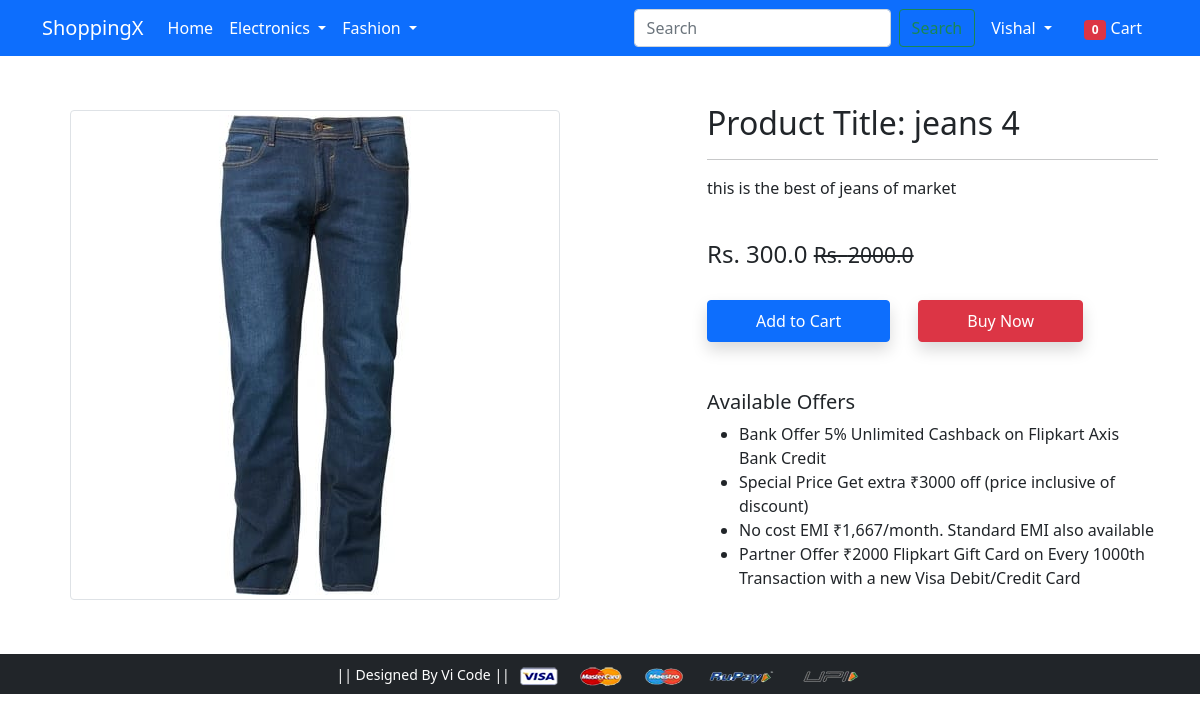
The app's page /product-detail/47 (signed in) with its own data.
### app/models.py (models this page shows, shortened)
class Product(models.Model):
    title = models.CharField(max_length=100)
    selling_price = models.FloatField()
    discounted_price = models.FloatField()
    description = models.TextField()
    brand = models.CharField(max_length=100)
    category = models.CharField(choices=CATEGORY_CHOICES, max_length=2)
    product_image = models.ImageField(upload_to='productimg')

### app/views.py (the view)
# urls.py: path('product-detail/<int:pk>', views.ProductDetailView.as_view(), name='product-detail'),
@method_decorator(login_required, name='dispatch')
class ProductDetailView(View):
    def get(self, request, pk):
        product = get_object_or_404(Product, pk=pk)
        item_already_in_cart = False
        totalitem = 0  # Ensure totalitem is initialized
        if request.user.is_authenticated:
            totalitem = Cart.objects.filter(user=request.user).count()
            item_already_in_cart = Cart.objects.filter(Q(product=product) & Q(user=request.user)).exists()
        return render(request, 'app/productdetail.html', {
            'product': product,
            'item_already_in_cart': item_already_in_cart,
            'totalitem': totalitem
        })

### app/templates/app/productdetail.html (shortened to what this page needs)
{% extends 'app/base.html' %}
{% load static %}
{% block main-content %}
<div class="container my-5">
 <div class="row">
  <div class="col-sm-6 text-center align-self-center">
   <img src="{{product.product_image.url}}" alt="" class="img-fluid img-thumbnail">
  </div>
  <div class="col-sm-5 offset-sm-1">
   <h2>Product Title: {{product.title}}</h2>
   <hr>
   <p>{{product.description}}</p> <br>
   <h4>Rs. {{product.discounted_price}} <small class="fw-light text-decoration-line-through">Rs. {{product.selling_price}}</small></h4> <br>
   {% if item_already_in_cart %}
   <a href="{% url 'showcart' %}" class="btn btn-warning shadow px-5 py-2 ms-4">Go to Cart</a>
   {% else %}
   <form action="/add-to-cart" class="d-inline">
    <button type="submit" class="btn btn-primary shadow px-5 py-2">Add to Cart</button>
   </form>
   {% endif %}
   <a href="{% url 'checkout' %}" class="btn btn-danger shadow px-5 py-2 ms-4">Buy Now</a>
   <h5 class="mt-5">Available Offers</h5>
   <ul>
    <li>Bank Offer 5% Unlimited Cashback on Flipkart Axis Bank Credit</li>
    <li>Special Price Get extra ₹3000 off (price inclusive of discount)</li>
    <li>No cost EMI ₹1,667/month. Standard EMI also available</li>
    <li>Partner Offer ₹2000 Flipkart Gift Card on Every 1000th Transaction with a new Visa Debit/Credit Card</li>
   </ul>
  </div>
 </div>
</div>
{% endblock main-content %}

### app/templates/app/base.html (shortened to what this page needs)
<!doctype html>
{% load static %}
<html lang="en">
  <head>
    <link href="https://cdn.jsdelivr.net/npm/bootstrap@5.0.0-beta1/dist/css/bootstrap.min.css" rel="stylesheet">
    <link rel="stylesheet" href="{% static 'app/css/owl.carousel.min.css' %}">
    <link rel="stylesheet" href="{% static 'app/css/all.min.css' %}">
    <link rel="stylesheet" href="{% static 'app/css/style.css' %}">
  </head>
  <body>
    <nav class="navbar navbar-expand-lg navbar-dark bg-primary">
     <div class="container">
       <a class="navbar-brand" href="/">ShoppingX</a>
       <div class="collapse navbar-collapse" id="navbarSupportedContent">
         <ul class="navbar-nav me-auto mb-2 mb-lg-0">
           <li class="nav-item">
             <a class="nav-link active" aria-current="page" href="/">Home</a>
           </li>
           <li class="nav-item dropdown">
             <a class="nav-link dropdown-toggle text-white" href="#" id="electronicsDropdown" role="button" data-bs-toggle="dropdown" aria-expanded="false">
               Electronics
             </a>
           </li>
           <li class="nav-item dropdown">
             <a class="nav-link dropdown-toggle text-white" href="#" id="fashionDropdown" role="button" data-bs-toggle="dropdown" aria-expanded="false">
               Fashion
             </a>
           </li>
         </ul>
    <form class="d-flex" role="search" method="get" action="{% url 'search' %}">
  <input class="form-control me-2" type="search" placeholder="Search" name="query" aria-label="Search">
  <button class="btn btn-outline-success" type="submit">Search</button>
</form>
        <div>
          <ul class="navbar-nav me-auto mb-2 mb-lg-0">
          {% if request.user.is_authenticated %}
           <li class="nav-item dropdown mx-2">
              <a class="nav-link dropdown-toggle text-white" href="#" id="profileDropdown" role="button" data-bs-toggle="dropdown" aria-expanded="false">
                {{request.user.username|capfirst}}
              </a>
            </li>
            <li class="nav-item mx-2">
             <a href="{% url 'showcart' %}" class="nav-link text-white"><span class="badge bg-danger">{{totalitem}}</span> Cart </a>
            </li>
          {% endif %}
          </ul>
         </div>
       </div>
     </div>
    </nav>
    {% block main-content %} {% endblock main-content %}
    <footer class="container-fluid bg-dark text-center p-2 mt-5">
        <small class="text-white">|| Designed By Vi Code || </small>
        <img src="{% static 'app/images/payment.png' %}" alt="" srcset="" class="img-fluid" height="2px">
    </footer>
  </body>
</html>

### records on screen
Product: product_image (picture), title "jeans 4", description "this is the best of jeans of market", discounted_price "300.0", selling_price "2000.0"

### other values on screen
{{ request.user.username|capfirst }} "Vishal"
{{ totalitem }} "0"
